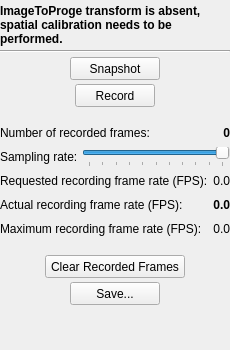
<?xml version="1.0" encoding="UTF-8"?>
<ui version="4.0">
 <class>CapturingToolbox</class>
 <widget class="QWidget" name="CapturingToolbox">
  <property name="geometry">
   <rect>
    <x>0</x>
    <y>0</y>
    <width>230</width>
    <height>350</height>
   </rect>
  </property>
  <property name="sizePolicy">
   <sizepolicy hsizetype="Fixed" vsizetype="Preferred">
    <horstretch>0</horstretch>
    <verstretch>0</verstretch>
   </sizepolicy>
  </property>
  <property name="minimumSize">
   <size>
    <width>230</width>
    <height>350</height>
   </size>
  </property>
  <property name="maximumSize">
   <size>
    <width>230</width>
    <height>16777215</height>
   </size>
  </property>
  <property name="windowTitle">
   <string>Capturing</string>
  </property>
  <property name="layoutDirection">
   <enum>Qt::LeftToRight</enum>
  </property>
  <layout class="QVBoxLayout" name="verticalLayout">
   <property name="spacing">
    <number>4</number>
   </property>
   <property name="leftMargin">
    <number>0</number>
   </property>
   <property name="topMargin">
    <number>4</number>
   </property>
   <property name="rightMargin">
    <number>0</number>
   </property>
   <property name="bottomMargin">
    <number>4</number>
   </property>
   <item>
    <widget class="QLabel" name="label_State">
     <property name="font">
      <font>
       <weight>75</weight>
       <bold>true</bold>
      </font>
     </property>
     <property name="text">
      <string>ImageToProge transform is absent, spatial calibration needs to be performed.</string>
     </property>
     <property name="wordWrap">
      <bool>true</bool>
     </property>
    </widget>
   </item>
   <item>
    <widget class="Line" name="line">
     <property name="orientation">
      <enum>Qt::Horizontal</enum>
     </property>
    </widget>
   </item>
   <item>
    <layout class="QHBoxLayout" name="horizontalLayout_4">
     <item>
      <widget class="QPushButton" name="pushButton_Snapshot">
       <property name="sizePolicy">
        <sizepolicy hsizetype="Minimum" vsizetype="Fixed">
         <horstretch>0</horstretch>
         <verstretch>0</verstretch>
        </sizepolicy>
       </property>
       <property name="minimumSize">
        <size>
         <width>90</width>
         <height>23</height>
        </size>
       </property>
       <property name="maximumSize">
        <size>
         <width>90</width>
         <height>23</height>
        </size>
       </property>
       <property name="text">
        <string>Snapshot</string>
       </property>
       <property name="icon">
        <iconset resource="../fCal.qrc">
         <normaloff>:/icons/Resources/icon_Snapshot.png</normaloff>:/icons/Resources/icon_Snapshot.png</iconset>
       </property>
      </widget>
     </item>
    </layout>
   </item>
   <item>
    <layout class="QHBoxLayout" name="horizontalLayout_3">
     <item>
      <widget class="QPushButton" name="pushButton_Record">
       <property name="sizePolicy">
        <sizepolicy hsizetype="Minimum" vsizetype="Fixed">
         <horstretch>0</horstretch>
         <verstretch>0</verstretch>
        </sizepolicy>
       </property>
       <property name="minimumSize">
        <size>
         <width>80</width>
         <height>23</height>
        </size>
       </property>
       <property name="maximumSize">
        <size>
         <width>80</width>
         <height>23</height>
        </size>
       </property>
       <property name="text">
        <string>Record</string>
       </property>
       <property name="icon">
        <iconset resource="../fCal.qrc">
         <normaloff>:/icons/Resources/icon_Record.png</normaloff>:/icons/Resources/icon_Record.png</iconset>
       </property>
      </widget>
     </item>
    </layout>
   </item>
   <item>
    <spacer name="verticalSpacer">
     <property name="orientation">
      <enum>Qt::Vertical</enum>
     </property>
     <property name="sizeType">
      <enum>QSizePolicy::Fixed</enum>
     </property>
     <property name="sizeHint" stdset="0">
      <size>
       <width>20</width>
       <height>12</height>
      </size>
     </property>
    </spacer>
   </item>
   <item>
    <layout class="QHBoxLayout" name="horizontalLayout">
     <property name="spacing">
      <number>4</number>
     </property>
     <item>
      <widget class="QLabel" name="label_NumberOfRecordedFramesText">
       <property name="minimumSize">
        <size>
         <width>0</width>
         <height>20</height>
        </size>
       </property>
       <property name="text">
        <string>Number of recorded frames:</string>
       </property>
      </widget>
     </item>
     <item>
      <widget class="QLabel" name="label_NumberOfRecordedFrames">
       <property name="font">
        <font>
         <weight>75</weight>
         <bold>true</bold>
        </font>
       </property>
       <property name="text">
        <string>0</string>
       </property>
       <property name="alignment">
        <set>Qt::AlignRight|Qt::AlignTrailing|Qt::AlignVCenter</set>
       </property>
      </widget>
     </item>
    </layout>
   </item>
   <item>
    <layout class="QHBoxLayout" name="horizontalLayout_7">
     <item>
      <widget class="QLabel" name="label">
       <property name="text">
        <string>Sampling rate:</string>
       </property>
      </widget>
     </item>
     <item>
      <widget class="QSlider" name="horizontalSlider_SamplingRate">
       <property name="maximum">
        <number>10</number>
       </property>
       <property name="singleStep">
        <number>1</number>
       </property>
       <property name="value">
        <number>10</number>
       </property>
       <property name="sliderPosition">
        <number>10</number>
       </property>
       <property name="orientation">
        <enum>Qt::Horizontal</enum>
       </property>
       <property name="invertedAppearance">
        <bool>false</bool>
       </property>
       <property name="invertedControls">
        <bool>false</bool>
       </property>
       <property name="tickPosition">
        <enum>QSlider::TicksBelow</enum>
       </property>
       <property name="tickInterval">
        <number>1</number>
       </property>
      </widget>
     </item>
    </layout>
   </item>
   <item>
    <layout class="QHBoxLayout" name="horizontalLayout_9">
     <item>
      <widget class="QLabel" name="label_RequestedRecordingFrameRateText">
       <property name="minimumSize">
        <size>
         <width>0</width>
         <height>20</height>
        </size>
       </property>
       <property name="text">
        <string>Requested recording frame rate (FPS):</string>
       </property>
      </widget>
     </item>
     <item>
      <widget class="QLabel" name="label_RequestedRecordingFrameRate">
       <property name="text">
        <string>0.0</string>
       </property>
       <property name="alignment">
        <set>Qt::AlignRight|Qt::AlignTrailing|Qt::AlignVCenter</set>
       </property>
      </widget>
     </item>
    </layout>
   </item>
   <item>
    <layout class="QHBoxLayout" name="horizontalLayout_2">
     <property name="spacing">
      <number>4</number>
     </property>
     <item>
      <widget class="QLabel" name="label_ActualRecordingFrameRateText">
       <property name="minimumSize">
        <size>
         <width>0</width>
         <height>20</height>
        </size>
       </property>
       <property name="text">
        <string>Actual recording frame rate (FPS): </string>
       </property>
      </widget>
     </item>
     <item>
      <widget class="QLabel" name="label_ActualRecordingFrameRate">
       <property name="font">
        <font>
         <weight>75</weight>
         <bold>true</bold>
        </font>
       </property>
       <property name="text">
        <string>0.0</string>
       </property>
       <property name="alignment">
        <set>Qt::AlignRight|Qt::AlignTrailing|Qt::AlignVCenter</set>
       </property>
      </widget>
     </item>
    </layout>
   </item>
   <item>
    <layout class="QHBoxLayout" name="horizontalLayout_8">
     <item>
      <widget class="QLabel" name="label_MaximumRecordingFrameRateText">
       <property name="minimumSize">
        <size>
         <width>0</width>
         <height>20</height>
        </size>
       </property>
       <property name="text">
        <string>Maximum recording frame rate (FPS):</string>
       </property>
      </widget>
     </item>
     <item>
      <widget class="QLabel" name="label_MaximumRecordingFrameRate">
       <property name="text">
        <string>0.0</string>
       </property>
       <property name="alignment">
        <set>Qt::AlignRight|Qt::AlignTrailing|Qt::AlignVCenter</set>
       </property>
      </widget>
     </item>
    </layout>
   </item>
   <item>
    <spacer name="verticalSpacer_4">
     <property name="orientation">
      <enum>Qt::Vertical</enum>
     </property>
     <property name="sizeType">
      <enum>QSizePolicy::Fixed</enum>
     </property>
     <property name="sizeHint" stdset="0">
      <size>
       <width>20</width>
       <height>12</height>
      </size>
     </property>
    </spacer>
   </item>
   <item>
    <layout class="QHBoxLayout" name="horizontalLayout_5">
     <item>
      <widget class="QPushButton" name="pushButton_ClearRecordedFrames">
       <property name="sizePolicy">
        <sizepolicy hsizetype="Minimum" vsizetype="Fixed">
         <horstretch>0</horstretch>
         <verstretch>0</verstretch>
        </sizepolicy>
       </property>
       <property name="minimumSize">
        <size>
         <width>140</width>
         <height>23</height>
        </size>
       </property>
       <property name="maximumSize">
        <size>
         <width>140</width>
         <height>23</height>
        </size>
       </property>
       <property name="text">
        <string>Clear Recorded Frames</string>
       </property>
      </widget>
     </item>
    </layout>
   </item>
   <item>
    <layout class="QHBoxLayout" name="horizontalLayout_6">
     <item>
      <widget class="QPushButton" name="pushButton_Save">
       <property name="sizePolicy">
        <sizepolicy hsizetype="Minimum" vsizetype="Fixed">
         <horstretch>0</horstretch>
         <verstretch>0</verstretch>
        </sizepolicy>
       </property>
       <property name="minimumSize">
        <size>
         <width>90</width>
         <height>23</height>
        </size>
       </property>
       <property name="maximumSize">
        <size>
         <width>90</width>
         <height>23</height>
        </size>
       </property>
       <property name="text">
        <string>Save...</string>
       </property>
       <property name="icon">
        <iconset resource="../fCal.qrc">
         <normaloff>:/icons/Resources/icon_Save.png</normaloff>:/icons/Resources/icon_Save.png</iconset>
       </property>
      </widget>
     </item>
    </layout>
   </item>
   <item>
    <spacer name="verticalSpacer_2">
     <property name="orientation">
      <enum>Qt::Vertical</enum>
     </property>
     <property name="sizeHint" stdset="0">
      <size>
       <width>177</width>
       <height>40</height>
      </size>
     </property>
    </spacer>
   </item>
  </layout>
 </widget>
 <resources>
  <include location="../fCal.qrc"/>
 </resources>
 <connections/>
</ui>
